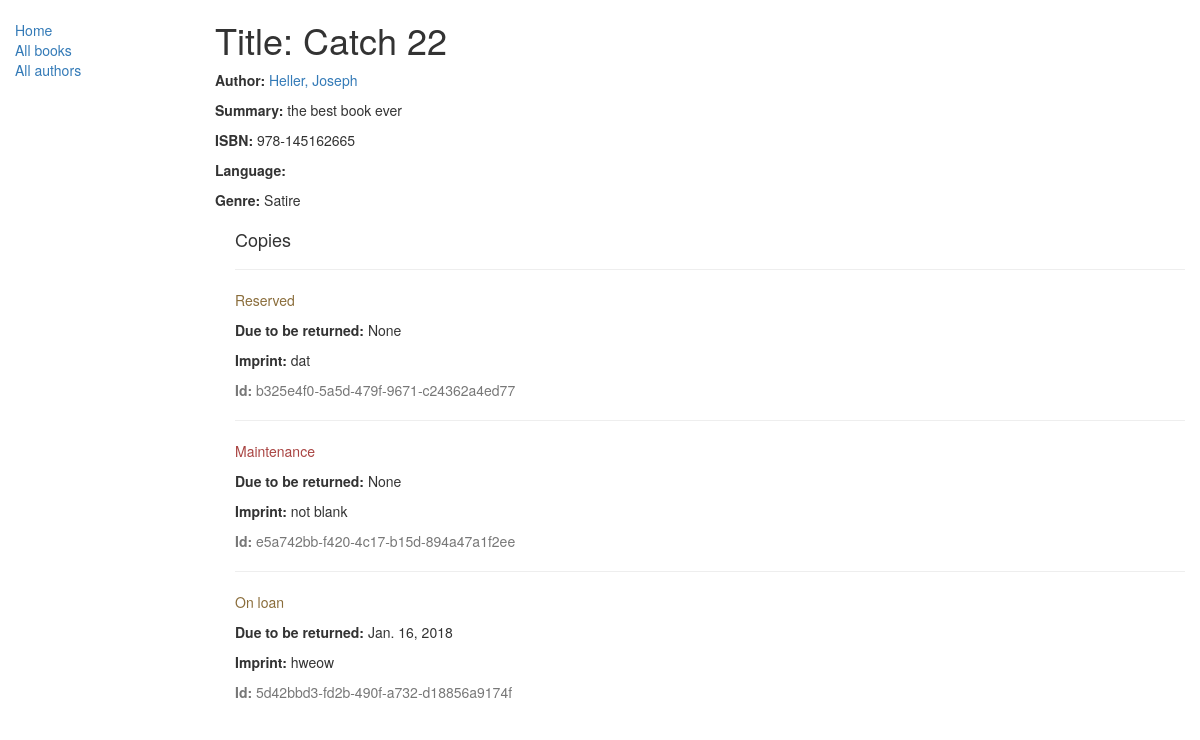
/catalog/book/1, run on the app's committed database.
### catalog/models.py (models this page shows, shortened)
class Book(models.Model):
    title = models.CharField(max_length=200)
    author = models.ForeignKey('Author', on_delete=models.SET_NULL, null=True)
    summary = models.TextField(max_length=1000, help_text="Enter a brief description of the book")
    isbn = models.CharField('ISBN', max_length=13, help_text='13 Character <a href="https://www.isbn-international.org/content/what-isbn">ISBN number</a>')
    genre = models.ManyToManyField(Genre, help_text="Select a genre for this book")
    def display_genre(self):
        """
        Creates a string for the Genre. This is required to display genre in Admin.
        """
        return ', '.join([genre.name for genre in self.genre.all()[:3]])
    display_genre.short_description = 'Genre'

class Author(models.Model):
        first_name = models.CharField(max_length=100)
        last_name = models.CharField(max_length=100)
        date_of_birth = models.DateField(null=True, blank=True)
        date_of_death = models.DateField('Died', null=True, blank=True)
        class Meta:
            ordering = ["last_name", "first_name"]
        def __str__(self):
            return '{0}, {1}'.format(self.last_name, self.first_name)

class Genre(models.Model):
    name = models.CharField(max_length=200, help_text="enter a book genre")
    def __str__(self):
        return self.name

class BookInstance(models.Model):
    id = models.UUIDField(primary_key=True, default=uuid.uuid4,
                          help_text="Unique ID for this particular book across whole library")
    book = models.ForeignKey(Book, on_delete=models.SET_NULL, null=True)
    imprint = models.CharField(max_length=200)
    due_back = models.DateField(null=True, blank=True)
    LOAN_STATUS = (
        ('m', 'Maintenance'),
        ('o', 'On loan'),
        ('a', 'Available'),
        ('r', 'Reserved'),
    )
    language = (
        ('English', 'English'),
        ('Spanish', 'Spanish'),
        ('Mandarin', 'Mandarin'),
        ('French', 'French'),
        ('Yiddish', 'Yiddish'),
        ('German', 'German'),
        ('Russian', 'Russian'),
        ('Pig Latin', 'Pig Latin'),
        ('Other', 'Other'),
    )
    status = models.CharField(max_length=1, choices=LOAN_STATUS, blank=True, default='m', help_text='Book availability')
    book_language = models.CharField(max_length=10, choices=language, help_text='language this book is written in', default='English')
    class Meta:
        ordering = ["due_back"]

### catalog/views.py (the view)
# urls.py: path('book/<int:pk>', views.BookDetailView.as_view(), name='book-detail'),
class BookDetailView(generic.DetailView):
    model = Book

### catalog/templates/catalog/book_detail.html
{% extends "base_generic.html" %}
{% block content %}
  <h1>Title: {{ book.title }}</h1>
  <p><strong>Author:</strong> <a href="{% url 'author-detail' book.author.pk %}">{{ book.author }}</a></p>
  <p><strong>Summary:</strong> {{ book.summary }}</p>
  <p><strong>ISBN:</strong> {{ book.isbn }}</p>
  <p><strong>Language:</strong> {{ book.language }}</p>
  <p><strong>Genre:</strong> {% for genre in book.genre.all %} {{ genre }}{% if not forloop.last %}, {% endif %}{% endfor %}</p>
  <div style="margin-left:20px;margin-top:20px">
    <h4>Copies</h4>
    {% for copy in book.bookinstance_set.all %}
    <hr>
    <p class="{% if copy.status == 'a' %}text-success{% elif copy.status == 'm' %}text-danger{% else %}text-warning{% endif %}">{{ copy.get_status_display }}</p>
    {% if copy.status != 'a' %}<p><strong>Due to be returned:</strong> {{copy.due_back}}</p>{% endif %}
    <p><strong>Imprint:</strong> {{copy.imprint}}</p>
    <p class="text-muted"><strong>Id:</strong> {{copy.id}}</p>
    {% endfor %}
  </div>
{% endblock %}

### data on the page
Book: title "Catch 22", author "Heller, Joseph", summary "the best book ever", isbn "978-145162665"
Genre: name "Satire"
BookInstance: status "Reserved", due_back "None", imprint "dat", id "b325e4f0-5a5d-479f-9671-c24362a4ed77"
BookInstance: status "Maintenance", due_back "None", imprint "not blank", id "e5a742bb-f420-4c17-b15d-894a47a1f2ee"
BookInstance: status "On loan", due_back "Jan. 16, 2018", imprint "hweow", id "5d42bbd3-fd2b-490f-a732-d18856a9174f"
